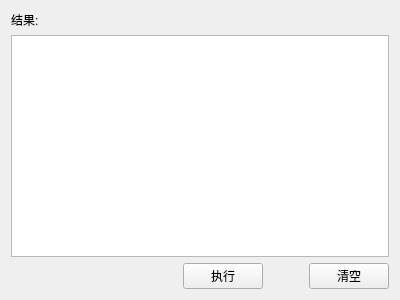
<?xml version="1.0" encoding="UTF-8"?>
<ui version="4.0">
 <class>ParserResult</class>
 <widget class="QWidget" name="ParserResult">
  <property name="geometry">
   <rect>
    <x>0</x>
    <y>0</y>
    <width>400</width>
    <height>300</height>
   </rect>
  </property>
  <property name="windowTitle">
   <string>Form</string>
  </property>
  <layout class="QVBoxLayout" name="verticalLayout">
   <item>
    <widget class="QLabel" name="label">
     <property name="text">
      <string>结果:</string>
     </property>
    </widget>
   </item>
   <item>
    <widget class="QPlainTextEdit" name="plainTextEdit">
     <property name="sizePolicy">
      <sizepolicy hsizetype="Expanding" vsizetype="Expanding">
       <horstretch>0</horstretch>
       <verstretch>1</verstretch>
      </sizepolicy>
     </property>
    </widget>
   </item>
   <item>
    <layout class="QHBoxLayout" name="horizontalLayout">
     <item>
      <spacer name="horizontalSpacer">
       <property name="orientation">
        <enum>Qt::Horizontal</enum>
       </property>
       <property name="sizeHint" stdset="0">
        <size>
         <width>40</width>
         <height>20</height>
        </size>
       </property>
      </spacer>
     </item>
     <item>
      <widget class="QPushButton" name="pushButton">
       <property name="text">
        <string>执行</string>
       </property>
      </widget>
     </item>
     <item>
      <spacer name="horizontalSpacer_2">
       <property name="orientation">
        <enum>Qt::Horizontal</enum>
       </property>
       <property name="sizeType">
        <enum>QSizePolicy::Fixed</enum>
       </property>
       <property name="sizeHint" stdset="0">
        <size>
         <width>40</width>
         <height>20</height>
        </size>
       </property>
      </spacer>
     </item>
     <item>
      <widget class="QPushButton" name="pushButton_2">
       <property name="text">
        <string>清空</string>
       </property>
      </widget>
     </item>
    </layout>
   </item>
  </layout>
 </widget>
 <resources/>
 <connections/>
</ui>
